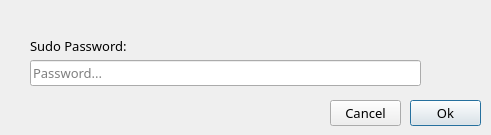
<?xml version="1.0" encoding="UTF-8"?>
<ui version="4.0">
 <class>MainWindow</class>
 <widget class="QMainWindow" name="MainWindow">
  <property name="geometry">
   <rect>
    <x>0</x>
    <y>0</y>
    <width>491</width>
    <height>135</height>
   </rect>
  </property>
  <property name="windowTitle">
   <string>MainWindow</string>
  </property>
  <property name="windowIcon">
   <iconset theme="QIcon::ThemeIcon::HelpAbout"/>
  </property>
  <property name="styleSheet">
   <string notr="true"/>
  </property>
  <widget class="QWidget" name="centralwidget">
   <widget class="QLineEdit" name="lineEdit">
    <property name="geometry">
     <rect>
      <x>30</x>
      <y>60</y>
      <width>391</width>
      <height>26</height>
     </rect>
    </property>
    <property name="font">
     <font>
      <family>Fira Code</family>
      <pointsize>10</pointsize>
     </font>
    </property>
    <property name="tabletTracking">
     <bool>false</bool>
    </property>
    <property name="inputMask">
     <string/>
    </property>
    <property name="text">
     <string/>
    </property>
    <property name="maxLength">
     <number>32767</number>
    </property>
    <property name="frame">
     <bool>true</bool>
    </property>
    <property name="echoMode">
     <enum>QLineEdit::EchoMode::Password</enum>
    </property>
    <property name="cursorPosition">
     <number>0</number>
    </property>
    <property name="dragEnabled">
     <bool>true</bool>
    </property>
    <property name="placeholderText">
     <string>Password...</string>
    </property>
   </widget>
   <widget class="QLabel" name="label_3">
    <property name="geometry">
     <rect>
      <x>30</x>
      <y>30</y>
      <width>111</width>
      <height>31</height>
     </rect>
    </property>
    <property name="font">
     <font>
      <family>Fira Code</family>
      <pointsize>10</pointsize>
     </font>
    </property>
    <property name="text">
     <string>Sudo Password:</string>
    </property>
   </widget>
   <widget class="QPushButton" name="pushButton">
    <property name="geometry">
     <rect>
      <x>410</x>
      <y>100</y>
      <width>71</width>
      <height>26</height>
     </rect>
    </property>
    <property name="font">
     <font>
      <family>Fira Code</family>
      <pointsize>10</pointsize>
     </font>
    </property>
    <property name="focusPolicy">
     <enum>Qt::FocusPolicy::StrongFocus</enum>
    </property>
    <property name="contextMenuPolicy">
     <enum>Qt::ContextMenuPolicy::DefaultContextMenu</enum>
    </property>
    <property name="text">
     <string>Ok</string>
    </property>
    <property name="default">
     <bool>true</bool>
    </property>
    <property name="flat">
     <bool>false</bool>
    </property>
   </widget>
   <widget class="QPushButton" name="pushButton_2">
    <property name="geometry">
     <rect>
      <x>330</x>
      <y>100</y>
      <width>71</width>
      <height>26</height>
     </rect>
    </property>
    <property name="font">
     <font>
      <family>Fira Code</family>
      <pointsize>10</pointsize>
     </font>
    </property>
    <property name="text">
     <string>Cancel</string>
    </property>
   </widget>
  </widget>
 </widget>
 <resources/>
 <connections/>
</ui>
